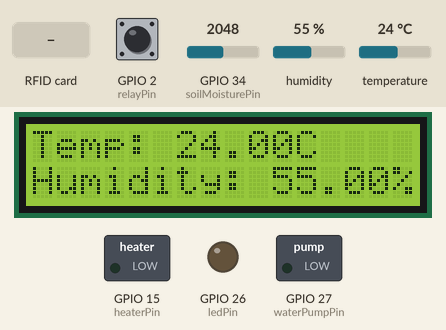
This sketch was run on a simulated ESP32. Parts: 16×2 character LCD, switched loads named in the sketch (green lamp = pin HIGH), output pins drawn as LEDs (lit = HIGH). The inputs (shaded band) are chosen by the test bench; at power-on: temperature 24 °C, GPIO 2 (relayPin) HIGH, GPIO 34 (soilMoisturePin) = 2048, humidity 55 %. WiFi joins after 1.5 s; servers stay silent unless stated; no MQTT or app messages arrive unless stated; what the sketch prints to the serial monitor is not drawn.

Above: at 2.8 s.
2.9 s: temperature set to 22 °C
At 7.6 s:
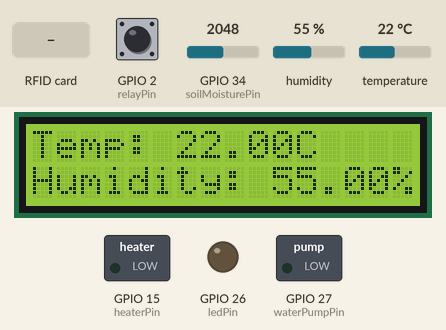
8.3 s: temperature set to 19 °C
At 13.1 s:
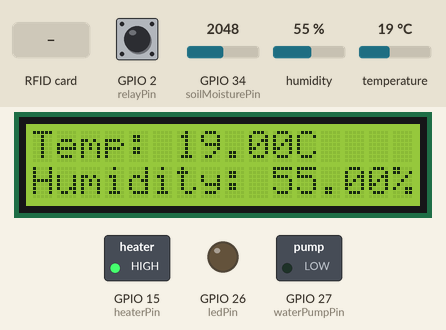
13.4 s: RFID card 04 75 87 69 73 held to the reader
At 17.3 s:
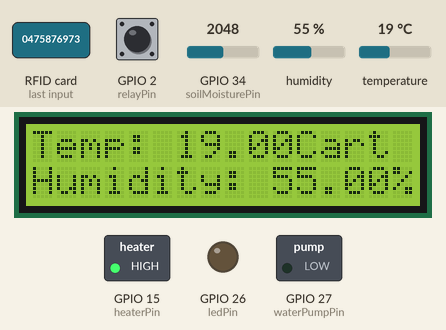
18.5 s: RFID card A3 81 54 28 held to the reader
At 22.8 s:
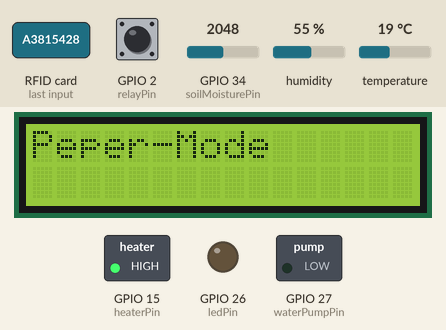
28.6 s: RFID card F3 AE 3C 28 held to the reader
At 32.8 s:
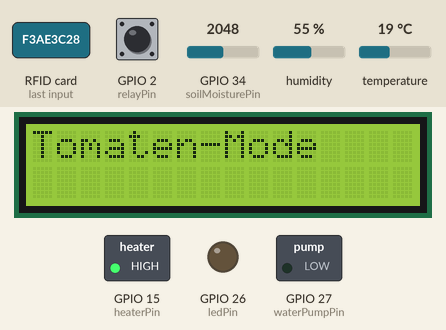
38.7 s: temperature set to 3 °C
At 42.6 s:
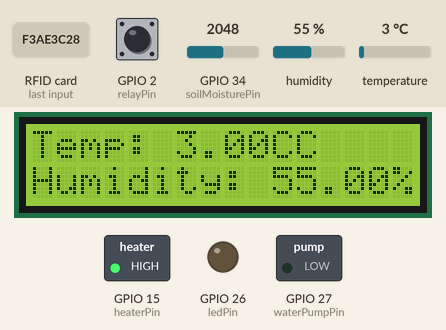
Timing chart, 0 to 64.1 s (numbered marks = the images above; inputs shaded):
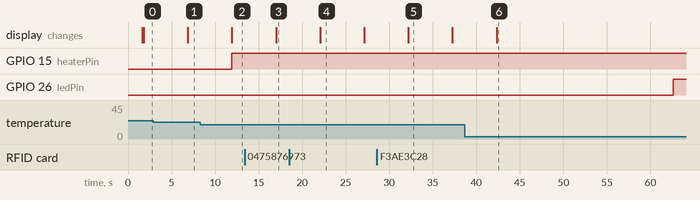

The sketch:

IoT-Greenhouse.ino
```cpp
#include <DHT.h>
#include <OneWire.h>
#include <DallasTemperature.h>
#include <WiFi.h> // Include the WiFi library for ESP32
#include <WiFiClient.h>
#include <Wire.h> // Include the Wire library for I2C communication
#include <LiquidCrystal_I2C.h> // Include the LiquidCrystal_I2C library for I2C LCD screen
#include <PubSubClient.h> // Include the MQTT library
#include <MFRC522.h> // Include the MFRC522 library for RFID

const char* ssid = "GOOVAERTSBUREAU";
const char* password = "0475876973";
const char* mqtt_server = "192.168.0.146"; // MQTT broker address
const int mqtt_port = 1883; // MQTT broker port

const int soilMoisturePin = 34; // Digital pin used for soil moisture sensor
const int dhtPin = 4;
const int relayPin = 2; // Pin for the relay and fan
const int heaterPin = 15; // Pin for the heater
const int waterPumpPin = 27; // Pin for the water pump
const int ledPin = 26; // Pin for the LED
const int ds18b20Pin = 14; // Pin for DS18B20 sensor

// RFID pins
#define SS_PIN 5
#define RST_PIN 13

DHT dht(dhtPin, DHT11);
OneWire oneWire(ds18b20Pin);
DallasTemperature sensors(&oneWire);
LiquidCrystal_I2C lcd(0x27, 16, 2); // Address of I2C LCD, 16 columns and 2 rows
WiFiClient espClient;
PubSubClient client(espClient);
MFRC522 rfid(SS_PIN, RST_PIN); // Create an instance of the RFID library

unsigned long previousMillis = 0; // Variable to store the last time LED was updated
const long interval = 60000; // Interval in milliseconds (1 minute)

float fanThreshold = 25.0; // Default temperature threshold for fan to turn on

// Define RFID card UIDs
byte card1UID[] = {0xA3, 0x81, 0x54, 0x28}; // Replace with the UID of card 1
byte card2UID[] = {0xF3, 0xAE, 0x3C, 0x28}; // Replace with the UID of card 2

enum DisplayMode {
  TEMPERATURE_HUMIDITY,
  RFID_MODE
};

DisplayMode currentDisplay = TEMPERATURE_HUMIDITY;
unsigned long displayChangeTime = 0;
const unsigned long displayDuration = 5000; // 5 seconds

void setup_wifi() {
  delay(10);
  Serial.println();
  Serial.print("Connecting to ");
  Serial.println(ssid);

  WiFi.begin(ssid, password);

  while (WiFi.status() != WL_CONNECTED) {
    delay(500);
    Serial.print(".");
  }

  Serial.println("");
  Serial.println("WiFi connected");
  Serial.println("IP address: ");
  Serial.println(WiFi.localIP());
}

void reconnect() {
  // Loop until we're reconnected
  while (!client.connected()) {
    Serial.print("Attempting MQTT connection...");
    // Attempt to connect
    if (client.connect("ESP32Client")) {
      Serial.println("connected");
    } else {
      Serial.print("failed, rc=");
      Serial.print(client.state());
      Serial.println(" try again in 5 seconds");
      // Wait 5 seconds before retrying
      delay(5000);
    }
  }
}

bool isSameUID(byte *uid1, byte *uid2) {
  for (byte i = 0; i < 4; i++) {
    if (uid1[i] != uid2[i]) {
      return false;
    }
  }
  return true;
}

void setup() {
  Serial.begin(115200); // Increase the baud rate for faster communication
  delay(10);

  setup_wifi(); // Connect to WiFi

  client.setServer(mqtt_server, mqtt_port);

  dht.begin();
  sensors.begin();
  SPI.begin(); // Initialize SPI bus
  rfid.PCD_Init(); // Initialize the RFID reader

  pinMode(relayPin, OUTPUT);
  pinMode(heaterPin, OUTPUT);
  pinMode(waterPumpPin, OUTPUT);
  pinMode(ledPin, OUTPUT); // Set LED pin as output
  pinMode(relayPin, INPUT_PULLUP); // Set pin for the fan as input with internal pull-up resistor

  lcd.init(); // Initialize the LCD
  lcd.backlight(); // Turn on the backlight

  Serial.println("Setup completed.");
}

void loop() {
  if (!client.connected()) {
    reconnect(); // Reconnect to MQTT broker if connection is lost
  }
  client.loop();

  // Look for new RFID cards
  if (rfid.PICC_IsNewCardPresent() && rfid.PICC_ReadCardSerial()) {
    byte *uid = rfid.uid.uidByte;

    if (isSameUID(uid, card1UID)) {
      // Card 1 detected
      fanThreshold = 25.0;
      Serial.println("Card 1 detected");
      lcd.clear();
      lcd.setCursor(0, 0);
      lcd.print("Peper-Mode");
      currentDisplay = RFID_MODE;
      displayChangeTime = millis() + displayDuration;
    } else if (isSameUID(uid, card2UID)) {
      // Card 2 detected
      fanThreshold = 28.0;
      Serial.println("Card 2 detected");
      lcd.clear();
      lcd.setCursor(0, 0);
      lcd.print("Tomaten-Mode");
      currentDisplay = RFID_MODE;
      displayChangeTime = millis() + displayDuration;
    } else {
      // Invalid card detected
      Serial.println("Ongeldige Kaart");
      lcd.clear();
      lcd.setCursor(0, 0);
      lcd.print("Ongeldige Kaart");
    }

    rfid.PICC_HaltA(); // Halt PICC
    rfid.PCD_StopCrypto1(); // Stop encryption on PCD
  }

  unsigned long currentMillis = millis(); // Get the current time

  // Toggle LED every minute
  if (currentMillis - previousMillis >= interval) {
    // Save the last time LED was updated
    previousMillis = currentMillis;

    // Toggle LED
    digitalWrite(ledPin, !digitalRead(ledPin));

    // Print LED state
    if (digitalRead(ledPin) == HIGH) {
      Serial.println("LED turned on");
      client.publish("esp32/led", "on");
    } else {
      Serial.println("LED turned off");
      client.publish("esp32/led", "off");
    }
  }

  if (currentDisplay == RFID_MODE && currentMillis >= displayChangeTime) {
    currentDisplay = TEMPERATURE_HUMIDITY;
  }

  // Read sensor values
  float temperature = dht.readTemperature();
  float humidity = dht.readHumidity();
  int soilMoisture = analogRead(soilMoisturePin); // Read soil moisture
  int fanState = digitalRead(relayPin); // Read the fan state

  // Publish sensor data to MQTT topics
  client.publish("esp32/temperature", String(temperature).c_str());
  client.publish("esp32/humidity", String(humidity).c_str());
  client.publish("esp32/soil_moisture", String(soilMoisture).c_str());
  client.publish("esp32/fan", fanState == HIGH ? "on" : "off");

  // Print sensor data to Serial Monitor
  Serial.print("Temperature: ");
  Serial.print(temperature);
  Serial.println(" °C");
  Serial.print("Humidity: ");
  Serial.print(humidity);
  Serial.println(" %");
  Serial.print("Soil Moisture: ");
  Serial.println(soilMoisture);
  Serial.print("Fan State: ");
  Serial.println(fanState);

  // Display sensor values on LCD
  lcd.setCursor(0, 0);

  switch (currentDisplay) {
    case TEMPERATURE_HUMIDITY:
      lcd.print("Temp: ");
      lcd.print(temperature);
      lcd.print("C");
      lcd.setCursor(0, 1);
      lcd.print("Humidity: ");
      lcd.print(humidity);
      lcd.print("%");
      break;
    case RFID_MODE:
      // Already handled when detecting RFID card
      break;
  }

  // Control heater, fan, and water pump based on thresholds
  if (!isnan(temperature) && !isnan(humidity)) {
    if (temperature < 21.0) { // Adjusted threshold for heater
      digitalWrite(heaterPin, HIGH);
      digitalWrite(relayPin, LOW);
      Serial.println("Heater turned on");
      client.publish("esp32/heater", "on");
    } else if (temperature >= fanThreshold) {
      digitalWrite(relayPin, HIGH);
      digitalWrite(heaterPin, LOW);
      Serial.println("Fan turned on");
      client.publish("esp32/fan", "on");
    } else {
      digitalWrite(heaterPin, LOW);
      digitalWrite(relayPin, LOW);
      Serial.println("Heater turned off");
      Serial.println("Fan turned off");
      client.publish("esp32/heater", "off");
      client.publish("esp32/fan", "off");
    }

    if (soilMoisture < 50) {
      digitalWrite(waterPumpPin, HIGH);
      delay(1000); // Run water pump for 1 second
      digitalWrite(waterPumpPin, LOW);
      Serial.println("Water pump turned on for 1 second");
      client.publish("esp32/water_pump", "on");
      delay(5000); // Delay for stability
    } else if (soilMoisture > 70) {
      digitalWrite(waterPumpPin, LOW);
      Serial.println("Water pump turned off");
      client.publish("esp32/water_pump", "off");
    }
  } else {
    Serial.println("Failed to read from DHT sensor!");
  }

  delay(5000); // Delay before next sensor reading
}
```

Measured:
- the behaviour switches between 21 and 20 °C on temperature (found by bisection; images 1 and 2)
- after the input at 2.9 s, the display: changes after 4.0 s (image 1)
- after the input at 8.3 s, GPIO 15 (heaterPin): LOW → HIGH after 3.6 s; the display: changes after 3.6 s (image 2)
- after the input at 13.4 s, the display: changes after 3.6 s (image 3)
- after the input at 18.5 s, the display: changes after 3.6 s (image 4)
- after the input at 28.6 s, the display: changes after 3.6 s (image 5)
- after the input at 38.7 s, the display: changes after 3.7 s (image 6)
